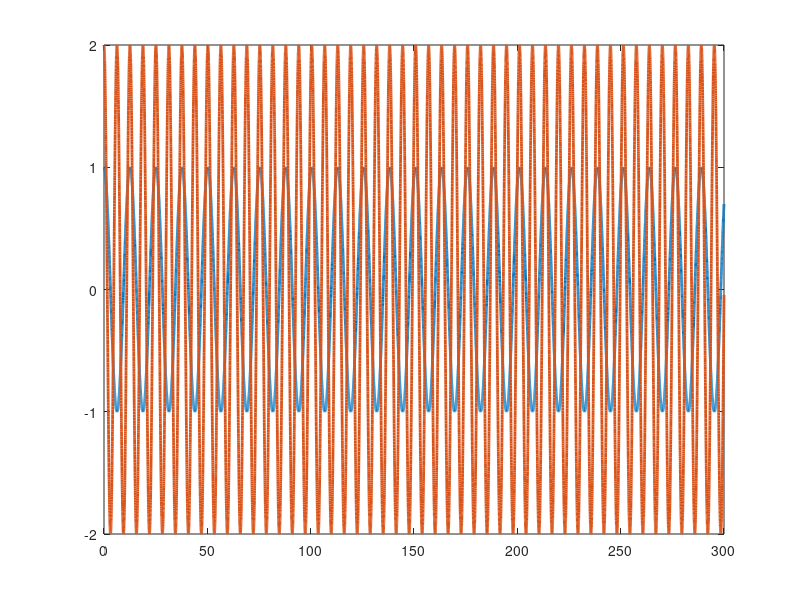

The MATLAB source for this figure: (Note: this script raises an error after producing the figure.)
function RiseModular_YdR
%Set up dynamics for sim
p1       = 3.473;
p2       = 0.196;
p3       = 0.242;
f1       = 5.3;
f2       = 1.1;

theta    = [p1;p2;p3;f1;f2];

% Stacked parameter vector

% Simulation final time
tf   = 300;

% Initial condition vector (X0 must be same size and "form" as X and XDot below)
% (i.e., in this sim, X0 = [e1_0;e2_0;r_0;thetahat_0])

% define e2_0
e2_0     = [3;2];

X0   = [4;10;e2_0;3;2;1;1;1;1;1];



% define uf initial value
uf   = [2;2];

% define ydf initial value
Ydf =  [1;1;1;1;1;1;1;1;1;1];

% define the intergration part in RISE 
Rise_intergrate_1 = [0;0];
Rise_intergrate_2 = [0;0];

% X0   = [X0;uf;Ydf;Rise_intergrate_1;Rise_intergrate_2];
X0   = [X0;Rise_intergrate_1]


% Options for integration function
opts = odeset('RelTol',exp(-3),'AbsTol',exp(-3));

% Integrate (you can send the paramters theta to the dynamics as seen below)
[t,STATES] = ode45(@(t,X) composite_rise2(t,X,theta),[0 tf],X0,opts);

% Set up desired trajectory data for plots (enter desired trajectory for your simulation)
qd = [cos(0.5*t) 2*cos(t)]';

% Parse integrated states (STATES is the same "form" as X0)
% (i.e., in this sim, STATES = [e r thetahat] over all time);
e1  = STATES(:,1:2)';
e2  = STATES(:,3:4)';
r  = STATES(:,5:6)';
thetaHat = STATES(:,7:11)';
Rise_intergrate_1  = STATES(:,12:13)';


% Compute x from e and xd for plotting purposes
q  = -e1 + qd;

% Plot the actual vs desired trajectories

figure(1)
plot(t,qd,'-','LineWidth',2)
hold on
ax = gca;
ax.ColorOrderIndex = 1;
plot(t,q,':','LineWidth',2)
hold off

figure(2)
plot(t,e1,'LineWidth',2)


figure(3)
plot(t,repmat(theta,1,length(t)),':','LineWidth',2)
hold on
ax = gca;
ax.ColorOrderIndex = 1;
plot(t,thetaHat,'-','LineWidth',2)
hold off

index = 0;
global tau;
tau = [];
for i = t'
    index = index+1;
    qd       = [cos(0.5*i);2*cos(i)];
    qdDot    = [-0.5*sin(0.5*i); -2*sin(i)];
    qdDotDot = [-0.25*cos(0.5*i); -2*cos(i)];  
    cd2       = cos(qd(2));
    sd2       = sin(qd(2));
    yd11      = qdDotDot(1); 
    yd12      = qdDotDot(2); 
    yd13      = 2*cd2*qdDotDot(1)+cd2*qdDotDot(2)-sd2*qdDot(2)*qdDot(1)-sd2*(qdDot(1)+qdDot(2))*qdDot(2); %Enter the expression
    yd14      = qdDot(1); 
    yd15      = 0; 
    yd21      = 0; 
    yd22      = qdDotDot(1)+qdDotDot(2); 
    yd23      = cd2*qdDotDot(1)+sd2*qdDot(1)*qdDot(1); 
    yd24      = 0; 
    yd25      = qdDot(2); 
    Yd       = [yd11 yd12 yd13 yd14 yd15;yd21 yd22 yd23 yd24 yd25];
    K        = 5;
    u        = Yd*thetaHat(:,index) + (K+1)*e2(:,index) - (K+1)*e2_0 + Rise_intergrate_1(:,index);
    tau = horzcat(tau,u);
end

tausize = size(tau)
length_ = 1:tausize(2);
figure(4)
plot(length_,tau,'-','LineWidth',2)

thetatilde = thetaHat-repmat(theta,1,length(t));

figure(5)
plot(t,thetatilde,'-','LineWidth',2)


plot(t,sqrt(thetatilde(1,:).^2 + thetatilde(2,:).^2 ...
    +thetatilde(3,:).^2 + thetatilde(4,:).^2 + ...
    thetatilde(5,:).^2 ),'-','LineWidth',2)




function [XDot] = composite_rise2(t,X,theta)

% Parse parameter vector
p1 = theta(1);
p2 = theta(2);
p3 = theta(3);
f1 = theta(4);
f2 = theta(5);

e2_0     = [3;2];

% Select gains for controller
Ks        = 10; 
% K2       = 25;
a1       = 2; 
a2       = 3;
Beta     = 1; 
gamma = [10 0 0 0 0; ...
    0 1 0 0 0; ...
    0 0 1 0 0; ...
    0 0 0 10 0; ...
    0 0 0 0 1];   


% Desired trajectory and needed derivatives
qd       = [cos(0.5*t);2*cos(t)];
qdDot    = [-0.5*sin(0.5*t); -2*sin(t)];   %Enter the expression
qdDotDot = [-0.25*cos(0.5*t); -2*cos(t)];  %Enter the expression 
qdDotDotDot = [0.125*sin(0.5*t); 2*sin(t)];


% Parse current states (X is the same size and "form" as X0)
% (i.e., in this sim, X = [e;r;thetahat])
e1       = [X(1);X(2)];
e2       = [X(3);X(4)];
r        = [X(5);X(6)];
thetaHat = [X(7);X(8);X(9);X(10);X(11)];
% uf       = [X(12);X(13)];
% Ydf      = [X(14),X(15),X(16),X(17),X(18);X(19),X(20),X(21),X(22),X(23)];
Rise_intergrate_1 = [X(12);X(13)];
% Rise_intergrate_2 = [X(26);X(27)];


% Compute current x and xDot for convenience
q        = -e1 + qd;
qDot     = -e2 + a1*e1 + qdDot;

% Compute cos(x2) and sin(x2) for convenience
c2       = cos(q(2));
s2       = sin(q(2));

% Compute current matrices for the dynamics 
% with interuption interruption Taud
M        = [p1 + 2*p3*c2 p2 + p3*c2;p2 + p3*c2 p2];
Vm       = [-p3*s2*qDot(2) -p3*s2*(qDot(1) + qDot(2));p3*s2*qDot(1) 0];
fd       = [f1 0;0 f2];

Taud     = [0; 0];

% Compute current regression matrix
cd2       = cos(qd(2));
sd2       = sin(qd(2));

yd11      = qdDotDot(1);
yd12      = qdDotDot(2); 
yd13      = 2*cd2*qdDotDot(1)+cd2*qdDotDot(2)-sd2*qdDot(2)*qdDot(1)-sd2*(qdDot(1)+qdDot(2))*qdDot(2); %Enter the expression
yd14      = qdDot(1); 
yd15      = 0; 
yd21      = 0; 
yd22      = qdDotDot(1)+qdDotDot(2);
yd23      = cd2*qdDotDot(1)+sd2*qdDot(1)*qdDot(1); 
yd24      = 0; 
yd25      = qdDot(2); 
Yd       = [yd11 yd12 yd13 yd14 yd15;yd21 yd22 yd23 yd24 yd25];


% Compute differential of regression matrix
ydDot11      = qdDotDotDot(1); 
ydDot12      = qdDotDotDot(2); 
ydDot13      = -2*sd2*qdDot(2)*qdDotDot(1)+2*cd2*qdDotDotDot(1) ...
    -sd2*qdDot(2)*qdDotDot(2) + cd2*qdDotDotDot(2) ...
    -cd2*qdDot(2)*qdDot(2)*qdDot(1) ...
    -sd2*qdDotDot(2)*qdDot(1)-sd2*qdDot(2)*qdDotDot(1) ...
    -cd2*qdDot(2)*(qdDot(1)+qdDot(2))*qdDot(2) ...
    -sd2*(qdDotDot(1)+qdDotDot(2))*qdDot(2) ...
    -sd2*(qdDot(1)+qdDot(2))*qdDotDot(2);
ydDot14      = qdDotDot(1);
ydDot15      = 0; 
ydDot21      = 0; 
ydDot22      = qdDotDotDot(1)+qdDotDotDot(2); 
ydDot23      = -sd2*qdDot(2)*qdDotDot(1) ...
    + cd2*qdDotDotDot(1) ...
    + cd2*qdDot(2)*qdDot(1)*qdDot(1) ...
    + 2*sd2*qdDotDot(1)*qdDot(1);
ydDot24      = 0; 
ydDot25      = qdDotDot(2); 
YdDot       = [ydDot11 ydDot12 ydDot13 ydDot14 ydDot15;ydDot21 ydDot22 ydDot23 ydDot24 ydDot25];


% Design RISE term
Rise_intergrate_1_Dot = (Ks+1)*a2*e2 + Beta*sign(e2);
miu1 = (Ks+1)*e2 - (Ks+1)*e2_0 + Rise_intergrate_1;

% Design input u
u = Yd*thetaHat + miu1;
e1Dot = e2 - a1*e1;
e2Dot = a1*e1Dot - M\(-Vm * qDot -fd*qDot + u - Taud) + qdDotDot;

% In this problem, we don't use rDot, but we suppose we can get 
% thetahatdot, and intergration of r can be approached with e2,
% and e2 is known. So in this case, we just use r for simplicty.
rDot = [0;0];  
r = e2Dot + a2*e2;

%% Design thetaHatDot

%{
Ydf_dot = Beta*Yd -Beta*Ydf;
uf_dot = Beta*u - Beta*uf;

ufhat = Ydf*thetaHat + Rise_intergrate_2;
E = uf - ufhat;
thetaHatDot = gamma*YdDot'*r + gamma*Ydf_dot'*E;
Rise_intergrate_2_Dot = K2*E + Beta*sign(E);
%}

thetaHatDot = gamma*YdDot'*r;

t

%%
% Ydf_dot = reshape(Ydf_dot',[10,1]);
XDot        = [e1Dot;e2Dot;rDot;thetaHatDot; ...
    Rise_intergrate_1_Dot];
